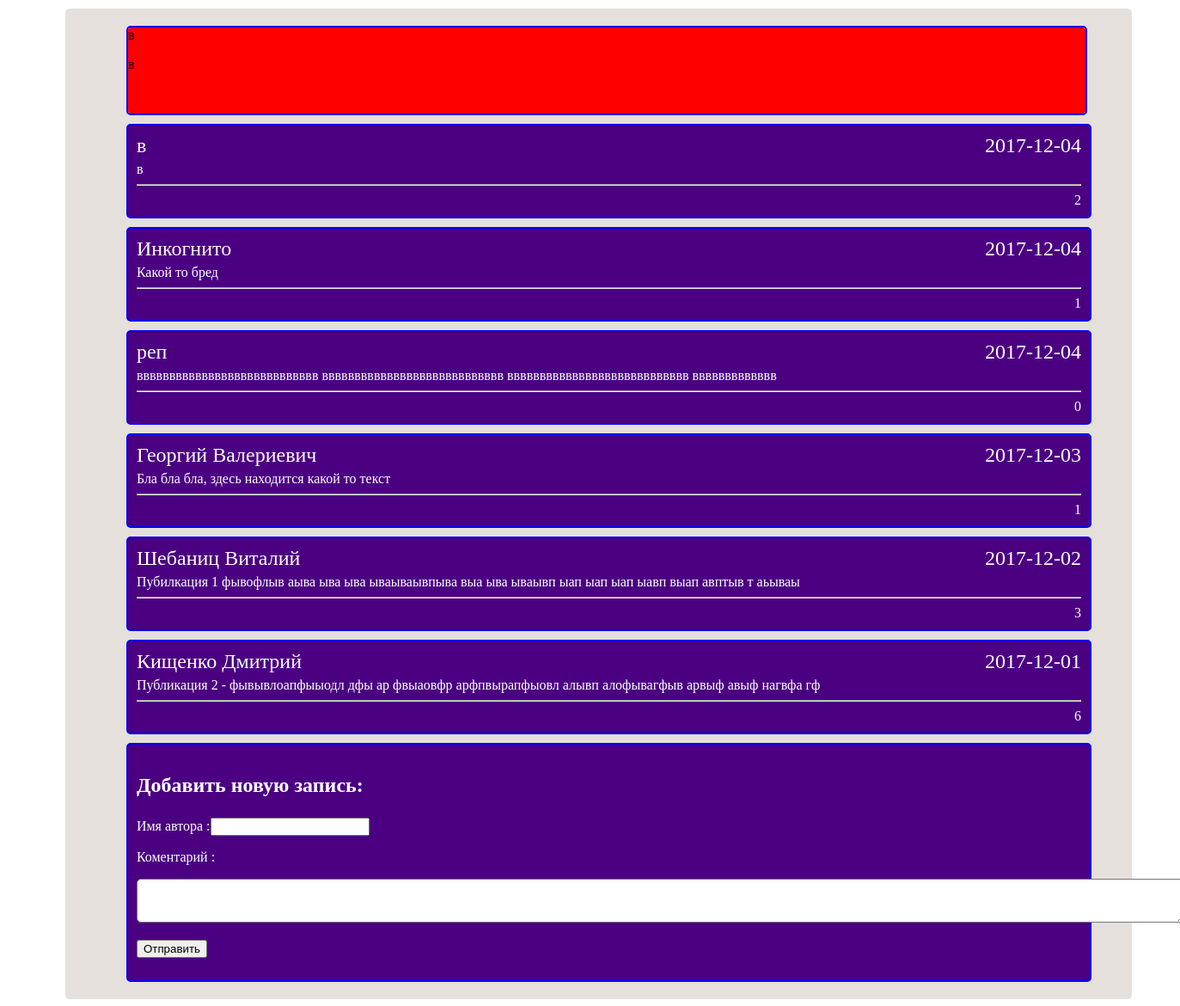
The page / on the database its author committed.
### tables this page shows
CREATE TABLE `comments` (
  `id` int(11) NOT NULL,
  `author_name` varchar(100) NOT NULL,
  `coment` mediumtext NOT NULL,
  `data` date NOT NULL,
  `id_entry` int(11) NOT NULL
);

CREATE TABLE `entry` (
  `id` int(11) NOT NULL,
  `authors_name` varchar(100) NOT NULL,
  `content_list` mediumtext NOT NULL,
  `data` date NOT NULL
);

### requests.php (the view, shortened to what this page needs)
<?php
	function select_all()
	{
		$query = "SELECT * FROM `entry` ORDER BY `data` desc";
		$res = mysql_query($query);
		while($row = mysql_fetch_array($res))
		{
			echo '<div class="entry" onclick="link_to('. $row['id'].');">';
			echo '<div class="head_p">';
			echo '<div class="author-name">';
			echo $row['authors_name'];
			echo '		</div>';
			echo '		<div class="data">';
			echo $row['data'];
			echo '		</div>';
			echo '	</div>';
			echo '	<div class="content">';
			$cont = mb_substr($row['content_list'], 0, 100);
			echo $cont;
			echo '	</div>';
			echo '	<hr>';
			echo '	<div class="comments">';
			$query_next = "SELECT count(*) FROM `entry`
						INNER JOIN `comments` on entry.id = comments.id_entry
						WHERE entry.id = ". $row['id'];
			$res_next = mysql_query($query_next);
			while($row_next = mysql_fetch_array($res_next))
			echo $row_next[0];
			echo '	</div>';
			echo '</div>';
		}
	}
	function view_slides()
	{
		$query = "SELECT *,count(id_entry) FROM `entry`
			INNER JOIN `comments` ON entry.id = comments.id_entry
			GROUP BY id_entry
			ORDER BY count(id_entry) DESC
			LIMIT 0,5";
		$res = mysql_query($query);
		while($row = mysql_fetch_array($res))
		{
			echo '<li class="slide">';
			echo $row['authors_name'];
			echo '<p>';
			echo mb_substr($row['content_list'], 0,100);
			echo '</p>';
			echo '</li>';
		}
	}
?>

### index.php (shortened to what this page needs)
<!DOCTYPE html>
<html>
<head>
	<link rel="stylesheet" type="text/css" href="css/style.css">
	<?php
		require_once 'requests.php';
	?>
</head>
<body>
	<div id="site">
		<div class="slider">
		    <ul class='slidewrapper' data-current=0>
		        <?php view_slides();?>
		    </ul>
		</div>
		<?php
		select_all();
		?>
		<div class="entry">
			<form actiion="index.php" method="post">
				<h2><p>Добавить новую запись:</p></h2>
				<p>Имя автора :<input name='author_name_text' type='text'></p>
				<p>Коментарий :</p>
				<textarea name="content_text" cols="150" rows="3"></textarea></p>
				<p>
					<input type="submit" name="submit_text" value="Отправить">
				</p>
			</form>
		</div>
	</div>
</body>
</html>

### css/style.css (style rules this page uses)
#site { width: 90%; margin: 10px 5% 10px 5%; background: #E5E0DB; border-radius: 5px; padding: 10px; }
.entry { width: 90%; margin: 10px 5% 10px 5%; background: #4B0082; border-radius: 5px; padding: 10px; border-color: blue; border-width: 2px; border-style: solid; }
.head_p { background: #4B0082; font-size: 24px; color: white; border-radius: 5px; }
.author-name { display: inline; color: white; }
.data { display: inline; float: right; }
.content { background: #4B0082; border-radius: 5px; color: white; margin-top:5px; }
.comments { text-align: right; color: white; }
textarea { border-radius: 5px; }
.slider { idth: 1094.5px; width: 1094.5px; height: 80px; overflow: hidden; position: relative; margin: 10px 5% 10px 5%; background: #AFEEEE; border-radius: 5px; padding: 10px; border-color: blue; border-width: 2px; border-style: solid; }
.slidewrapper { position: absolute; left: 0; top: 0; height: 100px; margin: 0; padding: 0; }
.slide { idth: 1117.5px; width: 20%; height: 100%; float: left; list-style: none; margin: 0; padding: 0; background: #ff0000; }
.entry form { color: white; }

### rows shown on the page
comments: id_entry.authors_name "в", id_entry.content_list "в"
entry: authors_name "в", data "2017-12-04", content_list "в", row_next "2"
entry: authors_name "Инкогнито", data "2017-12-04", content_list "Какой то бред", row_next "1"
entry: authors_name "реп", data "2017-12-04", content_list "вввввввввввввввввввввввввввв вввввввввввввввввввввввввввв вввввввввввввввввввввввввввв ввввввввввввв", row_next "0"
entry: authors_name "Георгий Валериевич", data "2017-12-03", content_list "Бла бла бла, здесь находится какой то текст", row_next "1"
entry: authors_name "Шебаниц Виталий", data "2017-12-02", content_list "Пубилкация 1 фывофлыв аыва ыва ыва ываываывпыва выа ыва ываывп ыап ыап ыап ыавп выап авптыв т аьываы", row_next "3"
entry: authors_name "Кищенко Дмитрий", data "2017-12-01", content_list "Публикация 2 - фывывлоапфыыодл дфы ар фвыаовфр арфпвырапфыовл алывп алофывагфыв арвыф авыф нагвфа гф", row_next "6"
